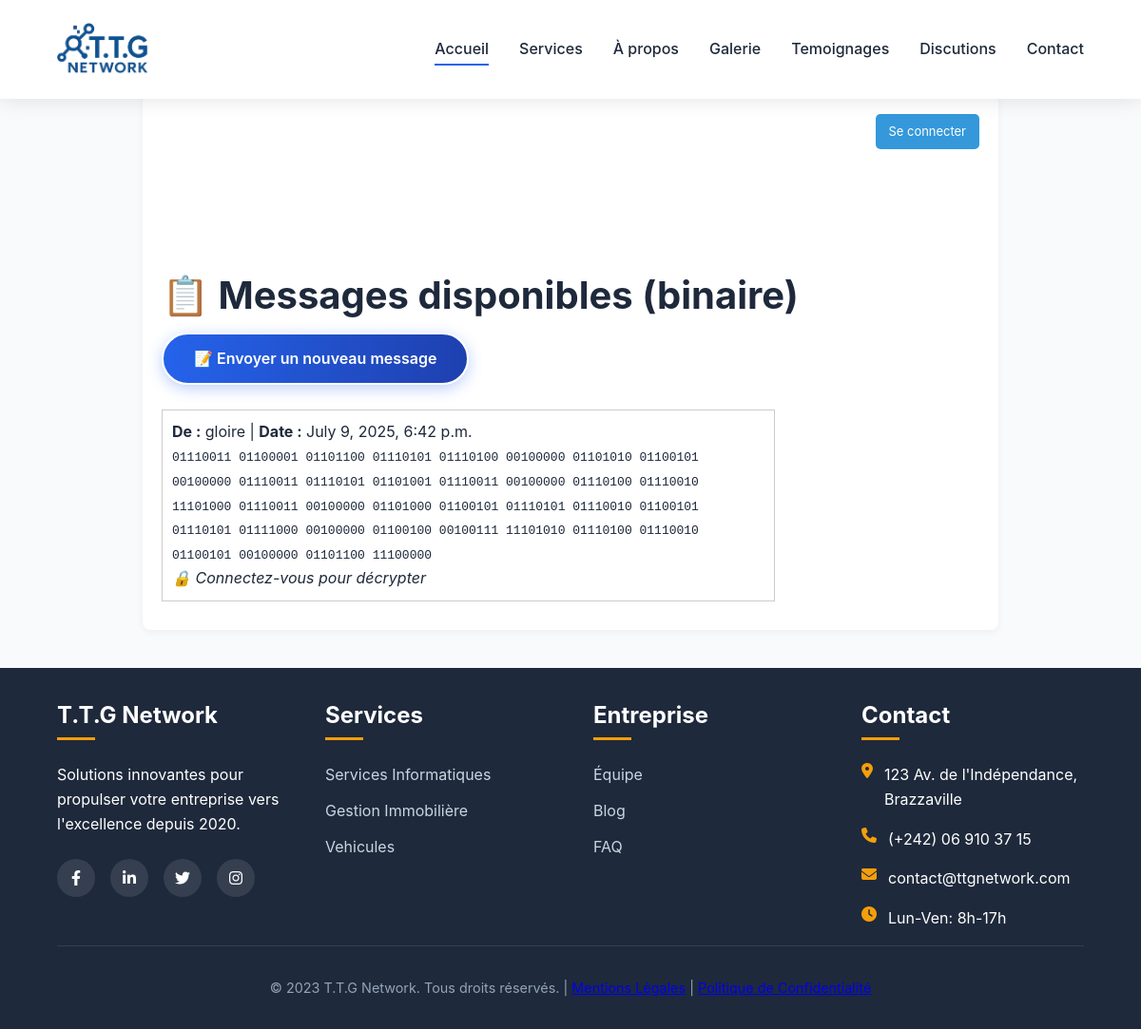
Screenshot of /message/all_messages with the database file from the repository.
### messaging/models.py (models this page shows, shortened)
class Message(models.Model):
    auteur = models.ForeignKey(settings.AUTH_USER_MODEL, on_delete=models.CASCADE)
    binaire = models.TextField()
    date_envoye = models.DateTimeField(auto_now_add=True)

### users/models.py (models this page shows, shortened)
class User(AbstractUser):
    STATUT_CHOICES = (
        ('client', 'Client'),
        ('admin', 'Admin'),
    )
    statut = models.CharField(max_length=10, choices=STATUT_CHOICES, default='client')
    photo = models.ImageField(upload_to='photos/', null=True, blank=True)
    adresse = models.TextField(blank=True)
    telephone = models.CharField(max_length=20, blank=True)

### messaging/views.py (the view)
# urls.py: path('all_messages', views.message_list, name='message_list'),
def message_list(request):
    messages = Message.objects.all().order_by('-date_envoye')
    return render(request, 'messaging.html', {'messages': messages})

### messaging/templates/messaging.html
{% extends "herites.html" %}
{% load static %}
{% block 'content' %}
  <link rel="stylesheet" href="{% static 'css/message.css' %}">
  <h2 style="padding-top: 100px; margin-top:30px;">📋 Messages disponibles (binaire)</h2>
  <a href="{% url 'envoyer_message' %}" class="btn btn-primary" role="button" style="text-decoration:none; margin-top: 15px;">📝 Envoyer un nouveau message</a><br><br>
<div class="contenu_message" style="width: 75%;">
    {% for msg in messages %}
    <div style="border:1px solid #ccc; padding:10px; margin-bottom:10px;">
      <p><strong>De :</strong> {{ msg.auteur.username }} | <strong>Date :</strong> {{ msg.date_envoye }}</p>
      <p><code>{{ msg.binaire }}</code></p>
      {% if user.is_authenticated %}
        <a href="{% url 'decrypter_message' msg.id %}" class="btn btn-primary" style="text-decoration:none;">🔓 Décrypter</a>
      {% else %}
        <em>🔒 Connectez-vous pour décrypter</em>
      {% endif %}
    </div>
  {% empty %}
    <p>Aucun message pour le moment.</p>
  {% endfor %}
</div>
{% endblock %}

### messaging/templates/herites.html (shortened to what this page needs)
<!DOCTYPE html>
{% load static %}
<html lang="fr">
<head>
    <link rel="stylesheet" href="https://cdnjs.cloudflare.com/ajax/libs/font-awesome/6.4.0/css/all.min.css">
    <link rel="stylesheet" href="{% static 'css/styles.css' %}">
</head>
<body>
    <header>
        <div class="header-container container">
            <a href="index.html" class="logo">
                <img src="{% static 'images/logo.png' %}" alt="T.T.G Network">
            </a>
            <nav>
                <ul>
                    <li><a href="{% url 'home' %}" class="active">Accueil</a></li>
                    <li><a href="{% url 'services' %}">Services</a></li>
                    <li><a href="{% url 'abouts' %}">À propos</a></li>
                    <li><a href="{% url 'galeries' %}">Galerie</a></li>
                    <li><a href="{% url 'temoignages' %} ">Temoignages</a></li>
                    <li><a href="{% url 'message_list' %}">Discutions</a></li>
                    <li><a href="{% url 'contacts' %}">Contact</a></li>
                </ul>
            </nav>
        </div>
    </header>
    <main class="main" style="margin-top: 100px;">
    <div class="auth-info">
      {% if user.is_authenticated %}
        {% if user.photo %}
          <img src="{{ user.photo.url }}" alt="Photo de profil" class="user-photo">
        {% else %}
          <span style="font-size: 1.2em;">👤</span>
        {% endif %}
        <span><strong>{{ user.username }}</strong></span>
        {% if user.is_staff %}
          <a href="{% url 'register' %}" class="button-link" style="text-decoration:none;">Créer un compte</a>
        {% endif %}
        <a href="{% url 'logout' %}" class="button-link logout-button" style="text-decoration:none;">Se déconnecter</a>
      {% else %}
        <a href="{% url 'login' %}" class="button-link" style="text-decoration:none;">Se connecter</a>
      {% endif %}
    </div>
    {% block 'content' %}{% endblock %}
  </main>
    <footer class="espaces" style="padding-top: 100px; margin-top:30px;">
        <div class="container">
            <div class="footer-grid">
                <div class="footer-col">
                    <h3>T.T.G Network</h3>
                    <p>Solutions innovantes pour propulser votre entreprise vers l'excellence depuis 2020.</p>
                    <div class="social-links">
                        <a href="#"><i class="fab fa-facebook-f"></i></a>
                        <a href="#"><i class="fab fa-linkedin-in"></i></a>
                        <a href="#"><i class="fab fa-twitter"></i></a>
                        <a href="#"><i class="fab fa-instagram"></i></a>
                    </div>
                </div>
                <div class="footer-col">
                    <h3>Services</h3>
                    <ul>
                        <li><a href="{% url 'serice_infos' %}">Services Informatiques</a></li>
                        <li><a href="{% url 'maisons' %}">Gestion Immobilière</a></li>
                        <li><a href="{% url 'vehicules' %}">Vehicules</a></li>
                    </ul>
                </div>
                <div class="footer-col">
                    <h3>Entreprise</h3>
                    <ul>
                        <li><a href="equipe.html">Équipe</a></li>
                        <li><a href="blog.html">Blog</a></li>
                        <li><a href="faq.html">FAQ</a></li>
                    </ul>
                </div>
                <div class="footer-col">
                    <h3>Contact</h3>
                    <div class="contact-info">
                        <p><i class="fas fa-map-marker-alt"></i> 123 Av. de l'Indépendance, Brazzaville</p>
                        <p><i class="fas fa-phone"></i> (+242) 06 910 37 15</p>
                        <p><i class="fas fa-envelope"></i> contact@ttgnetwork.com</p>
                        <p><i class="fas fa-clock"></i> Lun-Ven: 8h-17h</p>
                    </div>
                </div>
            </div>
            <div class="copyright">
                <p>&copy; 2023 T.T.G Network. Tous droits réservés. | <a href="#">Mentions Légales</a> | <a href="#">Politique de Confidentialité</a></p>
            </div>
        </div>
    </footer>
</body>
</html>

### static/css/styles.css (style rules this page uses)
:root { --primary: #2563eb; --secondary: #1e40af; --accent: #f59e0b; --light: #f8fafc; --dark: #1e293b; --transition: all 0.3s ease-in-out; }
* { margin: 0; padding: 0; box-sizing: border-box; }
body { font-family: 'Inter', -apple-system, BlinkMacSystemFont, sans-serif; line-height: 1.6; color: var(--dark); background-color: var(--light); overflow-x: hidden; }
h1, h2, h3 { font-weight: 700; line-height: 1.2; }
h2 { font-size: 2.5rem; }
h3 { font-size: 1.5rem; }
.container { width: 90%; max-width: 1200px; margin: 0 auto; }
header { position: fixed; width: 100%; top: 0; z-index: 1000; padding: 1.5rem 0; background: white; backdrop-filter: blur(10px); box-shadow: 0 2px 20px rgba(0, 0, 0, 0.10); transition: var(--transition); }
.header-container { display: flex; justify-content: space-between; align-items: center; }
.logo { display: flex; align-items: center; gap: 0.75rem; text-decoration: none; }
.logo img { height: 3.5rem; width: auto; }
nav ul { display: flex; list-style: none; gap: 2rem; }
nav a { color: var(--dark); text-decoration: none; font-weight: 500; position: relative; padding: 0.5rem 0; transition: var(--transition); }
nav a::after { content: ''; position: absolute; bottom: 0; left: 0; width: 0; height: 2px; background: var(--primary); transition: var(--transition); }
nav a:hover::after, nav a.active::after { width: 100%; }
.btn { display: inline-flex; align-items: center; justify-content: center; padding: 0.8rem 2rem; border-radius: 50px; font-weight: 600; text-decoration: none; transition: var(--transition); gap: 0.5rem; }
.btn-primary { background: linear-gradient(90deg, var(--primary), var(--secondary)); color: white; border: 2px solid ; box-shadow: 0 4px 15px rgba(37, 99, 235, 0.3); }
footer { background: var(--dark); color: white; padding: 6rem 0 0; margin-top: -4.5rem; }
.footer-grid { display: grid; grid-template-columns: repeat(auto-fit, minmax(200px, 1fr)); gap: 3rem; margin-top: -4rem; }
.footer-col h3 { color: white; margin-bottom: 1.5rem; position: relative; padding-bottom: 0.75rem; }
.footer-col h3::after { content: ''; position: absolute; bottom: 0; left: 0; width: 40px; height: 3px; background: var(--accent); }
.footer-col ul { list-style: none; }
.footer-col li { margin-bottom: 0.75rem; }
.footer-col a { color: #cbd5e1; text-decoration: none; transition: var(--transition); }
.contact-info p { margin-bottom: 1rem; display: flex; align-items: flex-start; gap: 0.75rem; }
.contact-info i { color: var(--accent); }
.social-links { display: flex; gap: 1rem; margin-top: 1.5rem; }
.social-links a { display: flex; align-items: center; justify-content: center; width: 40px; height: 40px; background: rgba(255, 255, 255, 0.1); border-radius: 50%; color: white; transition: var(--transition); }
.copyright { text-align: center; padding: 2rem 0; border-top: 1px solid rgba(255, 255, 255, 0.1); color: #94a3b8; font-size: 0.9rem; }

### static/css/message.css (style rules this page uses)
.main { max-width: 900px; margin: 40px auto; padding: 20px; background: white; border-radius: 8px; box-shadow: 0 2px 8px rgba(0, 0, 0, 0.05); }
.auth-info { display: flex; justify-content: flex-end; gap: 10px; margin-bottom: 20px; font-size: 0.9em; align-items: center; }
.button-link { background-color: #3498db; color: white; padding: 8px 14px; border-radius: 5px; font-size: 0.9em; transition: background-color 0.3s ease; }

### rows the page displays
Message: auteur.username "gloire", date_envoye "July 9, 2025, 6:42 p.m.", binaire "01110011 01100001 01101100 01110101 01110100 00100000 01101010 01100101 00100000 01110011 01110101 01101001 01110011 00100000 01110100 01110010 11101000 01110011 00100000 01101000 01100101 01110101 01110010 01100101 01110101 01111000 00100000 01100100 00100111 11101010 01110100 01110010 01100101 00100000 01101100 11100000"
